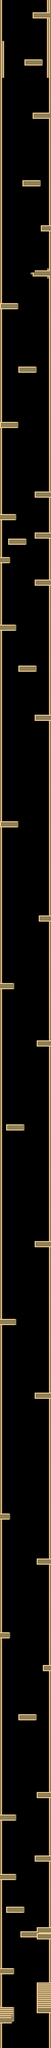

This is a level from a 2D game, rendered from its Tiled map with the project's own tilesets. A one-line summary and the map file follow, with tile-layer data summarised:
An orthogonal 25x1000 tile map with 32x32 px tiles, 2 tile layers (sides, ledge), 3 tilesets and 3 objects (soul object, rect).

<map version="1.0" orientation="orthogonal" width="25" height="1000" tilewidth="32" tileheight="32">
 <tileset firstgid="1" name="tmw_desert_spacing" tilewidth="32" tileheight="32" spacing="1" margin="1">
  <image source="tmw_desert_spacing.png" width="265" height="199" />
 </tileset>
 <tileset firstgid="49" name="soul" tilewidth="32" tileheight="32" spacing="1" margin="1">
  <tileoffset x="3" y="3" />
  <image source="soul.png" width="215" height="375" />
 </tileset>
 <tileset firstgid="115" name="soul2" tilewidth="70" tileheight="122">
  <tileoffset x="3" y="3" />
  <image source="soul2.png" width="70" height="122" />
 </tileset>
 <layer name="sides" width="25" height="1000">
  <data>[25000 cells, 2056 non-empty, 2 distinct tile ids]</data>
 </layer>
 <layer name="ledge" width="25" height="1000">
  <data>[25000 cells, 1098 non-empty, 17 distinct tile ids]</data>
 </layer>
 <objectgroup name="object" width="25" height="1000" />
 <objectgroup name="souls" width="25" height="1000">
  <object name="soul" type="soul object" gid="115" x="189" y="1048" width="2048" height="4096">
   <properties>
    <property name="soul" value="" />
   </properties>
  </object>
  <object name="rect" x="144" y="1173" width="277" height="161" />
  <object gid="115" x="530" y="1334" />
 </objectgroup>
</map>
